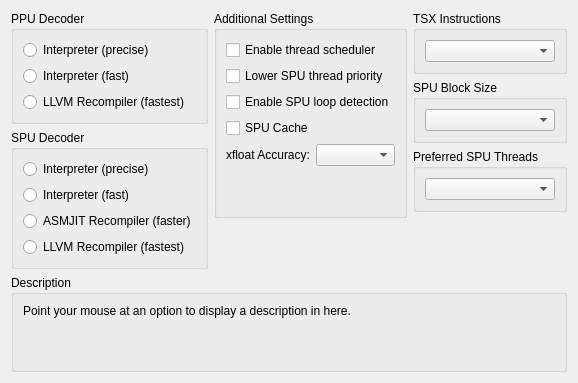
     <widget class="QWidget" name="coreTab">
      <attribute name="title">
       <string>CPU</string>
      </attribute>
      <layout class="QVBoxLayout" name="coreTabLayout">
       <item>
        <layout class="QHBoxLayout" name="coreTabItemLayout" stretch="1,1,1">
         <item>
          <layout class="QVBoxLayout" name="coreTabLeftLayout">
           <item>
            <widget class="QGroupBox" name="ppu">
             <property name="title">
              <string>PPU Decoder</string>
             </property>
             <layout class="QVBoxLayout" name="verticalLayout_2">
              <item>
               <widget class="QRadioButton" name="ppu_precise">
                <property name="text">
                 <string>Interpreter (precise)</string>
                </property>
               </widget>
              </item>
              <item>
               <widget class="QRadioButton" name="ppu_fast">
                <property name="text">
                 <string>Interpreter (fast)</string>
                </property>
               </widget>
              </item>
              <item>
               <widget class="QRadioButton" name="ppu_llvm">
                <property name="text">
                 <string>LLVM Recompiler (fastest)</string>
                </property>
               </widget>
              </item>
             </layout>
            </widget>
           </item>
           <item>
            <widget class="QGroupBox" name="spu">
             <property name="title">
              <string>SPU Decoder</string>
             </property>
             <layout class="QVBoxLayout" name="verticalLayout_3">
              <item>
               <widget class="QRadioButton" name="spu_precise">
                <property name="text">
                 <string>Interpreter (precise)</string>
                </property>
               </widget>
              </item>
              <item>
               <widget class="QRadioButton" name="spu_fast">
                <property name="text">
                 <string>Interpreter (fast)</string>
                </property>
               </widget>
              </item>
              <item>
               <widget class="QRadioButton" name="spu_asmjit">
                <property name="text">
                 <string>ASMJIT Recompiler (faster)</string>
                </property>
               </widget>
              </item>
              <item>
               <widget class="QRadioButton" name="spu_llvm">
                <property name="text">
                 <string>LLVM Recompiler (fastest)</string>
                </property>
               </widget>
              </item>
             </layout>
            </widget>
           </item>
           <item>
            <spacer name="verticalSpacer_24">
             <property name="orientation">
              <enum>Qt::Vertical</enum>
             </property>
             <property name="sizeType">
              <enum>QSizePolicy::MinimumExpanding</enum>
             </property>
             <property name="sizeHint" stdset="0">
              <size>
               <width>0</width>
               <height>0</height>
              </size>
             </property>
            </spacer>
           </item>
          </layout>
         </item>
         <item>
          <layout class="QVBoxLayout" name="coreTabMiddleLayout">
           <item>
            <widget class="QGroupBox" name="checkboxes">
             <property name="title">
              <string>Additional Settings</string>
             </property>
             <layout class="QVBoxLayout" name="verticalLayout_4">
              <item>
               <widget class="QCheckBox" name="enableScheduler">
                <property name="text">
                 <string>Enable thread scheduler</string>
                </property>
               </widget>
              </item>
              <item>
               <widget class="QCheckBox" name="lowerSPUThrPrio">
                <property name="text">
                 <string>Lower SPU thread priority</string>
                </property>
               </widget>
              </item>
              <item>
               <widget class="QCheckBox" name="spuLoopDetection">
                <property name="text">
                 <string>Enable SPU loop detection</string>
                </property>
               </widget>
              </item>
              <item>
               <widget class="QCheckBox" name="spuCache">
                <property name="text">
                 <string>SPU Cache</string>
                </property>
               </widget>
              </item>
              <item>
               <layout class="QHBoxLayout" name="horizontalLayout">
                <item>
                 <widget class="QLabel" name="lbl_xfloaAccuracy">
                  <property name="text">
                   <string>xfloat Accuracy:</string>
                  </property>
                 </widget>
                </item>
                <item>
                 <widget class="QComboBox" name="xfloatAccuracy"/>
                </item>
               </layout>
              </item>
              <item>
               <spacer name="verticalSpacer_24">
                <property name="orientation">
                 <enum>Qt::Vertical</enum>
                </property>
                <property name="sizeHint" stdset="0">
                 <size>
                  <width>20</width>
                  <height>40</height>
                 </size>
                </property>
               </spacer>
              </item>
             </layout>
            </widget>
           </item>
           <item>
            <spacer name="verticalSpacer_25">
             <property name="orientation">
              <enum>Qt::Vertical</enum>
             </property>
             <property name="sizeType">
              <enum>QSizePolicy::MinimumExpanding</enum>
             </property>
             <property name="sizeHint" stdset="0">
              <size>
               <width>0</width>
               <height>0</height>
              </size>
             </property>
            </spacer>
           </item>
          </layout>
         </item>
         <item>
          <layout class="QVBoxLayout" name="coreTabRightLayout" stretch="0,0,0,0">
           <item>
            <widget class="QGroupBox" name="gb_tsx">
             <property name="sizePolicy">
              <sizepolicy hsizetype="Preferred" vsizetype="Minimum">
               <horstretch>0</horstretch>
               <verstretch>0</verstretch>
              </sizepolicy>
             </property>
             <property name="title">
              <string>TSX Instructions</string>
             </property>
             <layout class="QVBoxLayout" name="verticalLayout_69">
              <item>
               <widget class="QComboBox" name="enableTSX"/>
              </item>
             </layout>
            </widget>
           </item>
           <item>
            <widget class="QGroupBox" name="gb_spuBlockSize">
             <property name="sizePolicy">
              <sizepolicy hsizetype="Preferred" vsizetype="Minimum">
               <horstretch>0</horstretch>
               <verstretch>0</verstretch>
              </sizepolicy>
             </property>
             <property name="title">
              <string>SPU Block Size</string>
             </property>
             <layout class="QVBoxLayout" name="verticalLayout_11">
              <item>
               <widget class="QComboBox" name="spuBlockSize"/>
              </item>
             </layout>
            </widget>
           </item>
           <item>
            <widget class="QGroupBox" name="gb_spu_threads">
             <property name="sizePolicy">
              <sizepolicy hsizetype="Preferred" vsizetype="Minimum">
               <horstretch>0</horstretch>
               <verstretch>0</verstretch>
              </sizepolicy>
             </property>
             <property name="title">
              <string>Preferred SPU Threads</string>
             </property>
             <layout class="QVBoxLayout" name="verticalLayout_51">
              <item>
               <widget class="QComboBox" name="preferredSPUThreads"/>
              </item>
             </layout>
            </widget>
           </item>
           <item>
            <spacer name="verticalSpacer_26">
             <property name="orientation">
              <enum>Qt::Vertical</enum>
             </property>
             <property name="sizeType">
              <enum>QSizePolicy::MinimumExpanding</enum>
             </property>
             <property name="sizeHint" stdset="0">
              <size>
               <width>0</width>
               <height>0</height>
              </size>
             </property>
            </spacer>
           </item>
          </layout>
         </item>
        </layout>
       </item>
       <item>
        <spacer name="verticalSpacer_2">
         <property name="orientation">
          <enum>Qt::Vertical</enum>
         </property>
         <property name="sizeType">
          <enum>QSizePolicy::MinimumExpanding</enum>
         </property>
         <property name="sizeHint" stdset="0">
          <size>
           <width>0</width>
           <height>0</height>
          </size>
         </property>
        </spacer>
       </item>
       <item>
        <widget class="QGroupBox" name="gb_description">
         <property name="title">
          <string>Description</string>
         </property>
         <layout class="QVBoxLayout" name="verticalLayout_5">
          <item>
           <widget class="QLabel" name="description_cpu">
            <property name="text">
             <string>Point your mouse at an option to display a description in here.


</string>
            </property>
            <property name="textFormat">
             <enum>Qt::PlainText</enum>
            </property>
            <property name="alignment">
             <set>Qt::AlignLeading|Qt::AlignLeft|Qt::AlignTop</set>
            </property>
            <property name="wordWrap">
             <bool>true</bool>
            </property>
           </widget>
          </item>
         </layout>
        </widget>
       </item>
      </layout>
     </widget>
